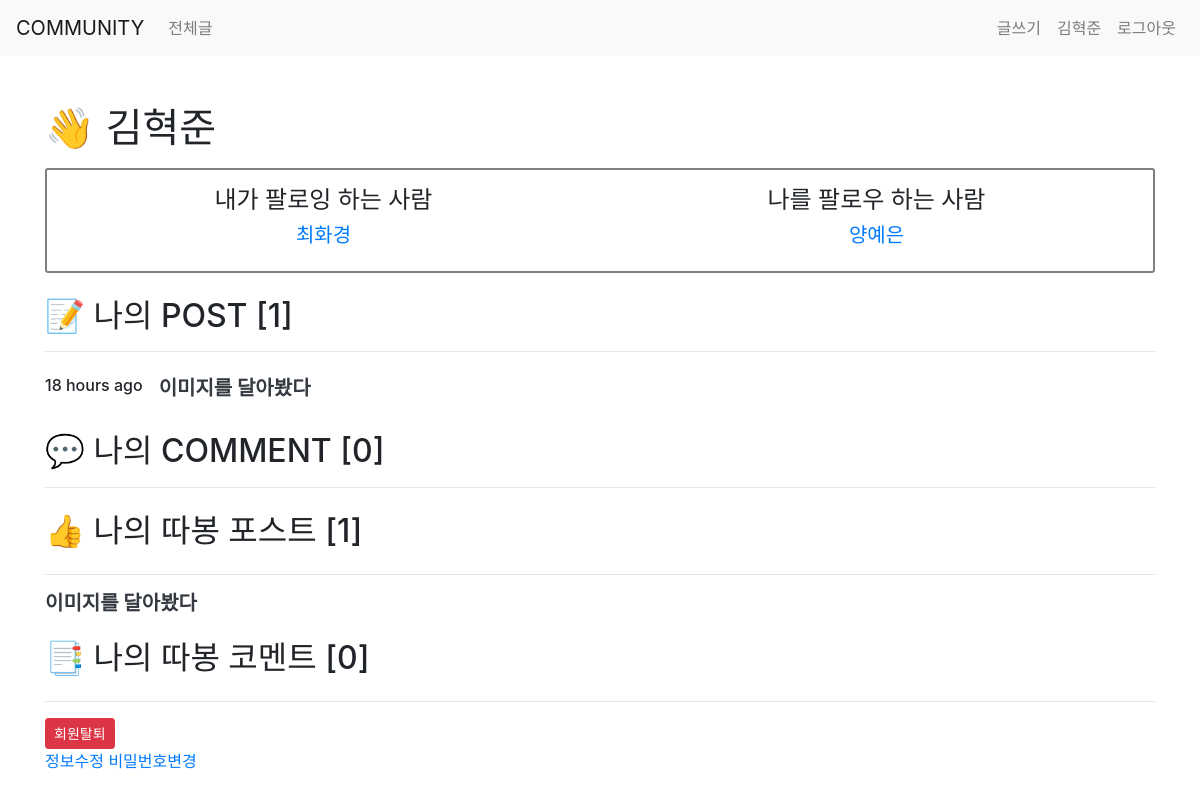
The page /accounts/ (signed in) on the database as committed earlier.
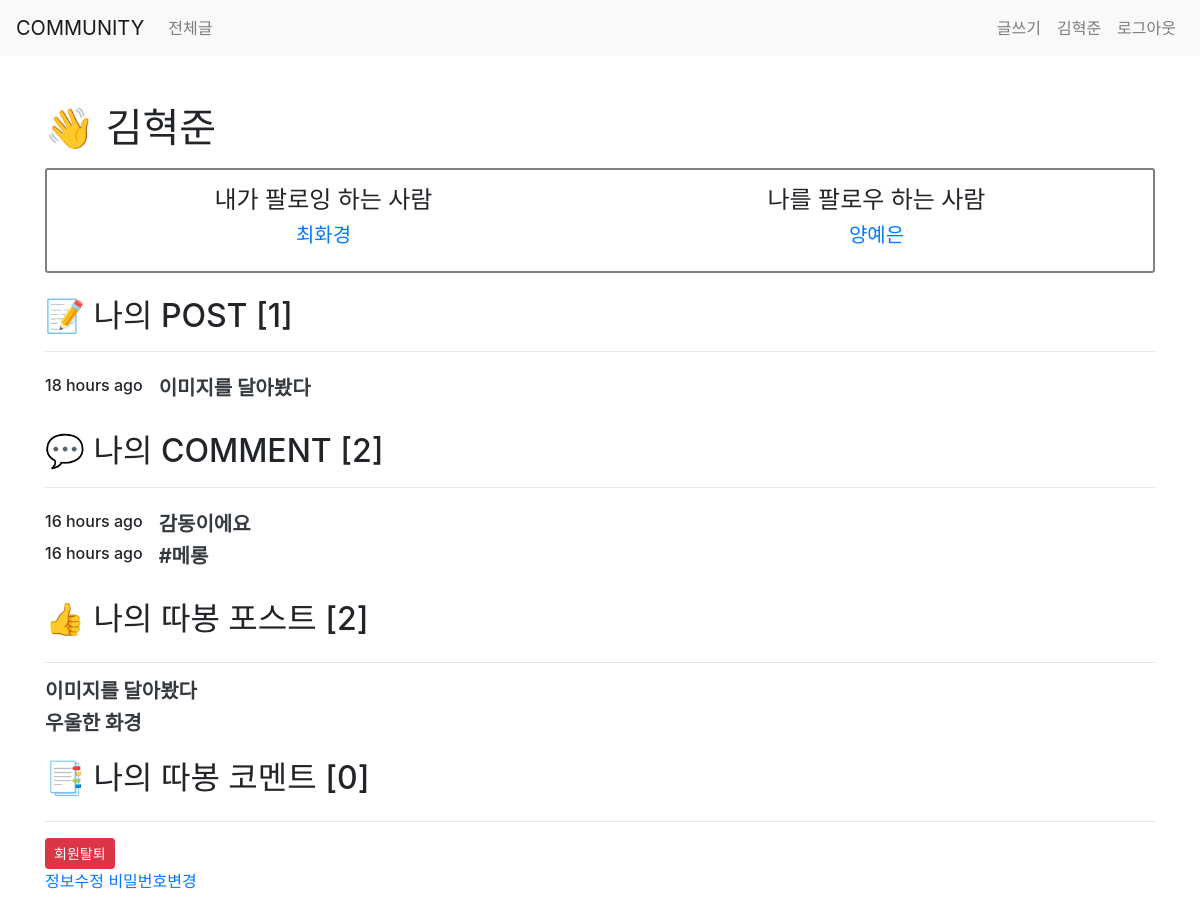
The same page on the database as committed later.
### accounts/models.py (models this page shows)
class User(AbstractUser):
    followers = models.ManyToManyField(
        settings.AUTH_USER_MODEL, related_name='followings')

### posts/models.py (models this page shows)
class Post(models.Model):
    user = models.ForeignKey(settings.AUTH_USER_MODEL,
                             on_delete=models.CASCADE)
    title = models.CharField(max_length=150)
    content = models.TextField()
    post_img = ProcessedImageField(
        processors=[ResizeToFill(300, 300)],
        format='GIF',
        options={'quality': 90},
        upload_to='media')
    created_at = models.DateTimeField(auto_now_add=True)
    like_users = models.ManyToManyField(
        settings.AUTH_USER_MODEL, related_name='like_posts')
    hashtags = models.ManyToManyField(Hashtag, related_name="posts")

class Comment(models.Model):
    user = models.ForeignKey(settings.AUTH_USER_MODEL,
                             on_delete=models.CASCADE)
    comment_img = models.TextField()
    post = models.ForeignKey(Post, on_delete=models.CASCADE)
    content = models.TextField()
    created_at = models.DateTimeField(auto_now_add=True)
    like_users = models.ManyToManyField(
        settings.AUTH_USER_MODEL, related_name='like_comments')
    hashtags = models.ManyToManyField(Hashtag, related_name="comments")

### accounts/views.py (the view)
# urls.py: path('', views.mypage, name='mypage'),
@login_required
def mypage(req):
    user = req.user
    return render(req, 'accounts/mypage.html', {'user': user})

### accounts/templates/accounts/mypage.html (shortened to what this page needs)
{%extends 'base.html'%}
{% load humanize %}
{%block body%}
<div class="container my-5">
  <h1 class="mb-3">👋 {{user.username}}</h1>
  <div class="d-flex justify-content-around py-3 mb-4" style="border: 2px solid gray; border-radius:3px;">
    <div>
      <h4>내가 팔로잉 하는 사람</h4>
      {% for following in user.followings.all %}
      <h5 class="text-center"><a href="{% url 'accounts:user_page' following.id%}">{{following.username}}</a></h5>
      {% endfor %}
    </div>
    <div>
      <h4>나를 팔로우 하는 사람</h4>
      {% for follower in user.followers.all %}
      <h5 class="text-center"><a href="{% url 'accounts:user_page' follower.id%}">{{follower.username}}</a></h5>
      {% endfor %}
    </div>
  </div>
  <h2 class="my-3">📝 나의 POST [{{user.post_set.count}}]</h2>
  <hr>
  <div class="my-4">
    {% for post in user.post_set.all %}
    <div class="d-flex">
      <h6 class="mr-3">{{post.created_at|naturaltime}}</h6>
      <h5 class="font-weight-bold">
        <a href="{% url 'posts:detail' post.id%}" class="text-dark" style="text-decoration: none;">
          {{post.title}}
        </a>
      </h5>
    </div>
    {% endfor %}
  </div>
  <h2 class="my-3">💬 나의 COMMENT [{{user.comment_set.count}}]</h2>
  <hr>
  <div class="my-4">
    {% for comment in user.comment_set.all %}
    <div class="d-flex">
      <h6 class="mr-3">{{comment.created_at|naturaltime}}</h6>
      <h5>
        <a href="{% url 'posts:detail' comment.post.id%}" class="text-dark  font-weight-bold"
          style="text-decoration: none;">
          {{comment.content}}
        </a>
      </h5>
    </div>
    {% endfor %}
  </div>
  <h2 class="my-4">👍 나의 따봉 포스트 [{{user.like_posts.count}}]</h2>
  <hr>
  {% for post in user.like_posts.all%}
  <h5><a class="text-dark font-weight-bold" style="text-decoration:none;"
      href="{%url 'posts:detail' post.id%}">{{post.title}}</a></h5>
  {%endfor%}
  <h2 class="my-4">📑 나의 따봉 코멘트 [{{user.like_comments.count}}]</h2>
  <hr>
  <form action="{% url 'accounts:delete' user.id %}" method="POST">
    <input class="btn btn-sm btn-danger" type="submit" value="회원탈퇴">
  </form>
  <a href="">정보수정</a>
  <a href="">비밀번호변경</a>
</div>
{%endblock%}

### Community/templates/base.html (shortened to what this page needs)
{%load bootstrap4%}
<!DOCTYPE html>
<html lang="en">
<head>
  {%bootstrap_css%}
</head>
<body>
  <nav class="navbar navbar-expand-lg navbar-light bg-light">
    <a class="navbar-brand" href="{% url 'posts:index' %}">COMMUNITY</a>
    <div class="collapse navbar-collapse" id="navbarNav">
      <ul class="navbar-nav d-flex justify-content-between" style="width:100%;">
        <div>
          <li class="nav-item">
            <a class="nav-link" href="{%url 'posts:index'%}">전체글</a>
          </li>
        </div>
        <div class="d-lg-flex">
          {% if user.is_authenticated %}
          <li class="nav-item ">
            <a class="nav-link" href="{%url 'posts:create'%}">글쓰기</a>
          </li>
          <li class="nav-item ">
            <a class="nav-link" href="{%url 'accounts:mypage'%}">{{user.username}}</a>
          </li>
          <li class="nav-item ">
            <a class="nav-link" href="{%url 'accounts:logout'%}">로그아웃</a>
          </li>
          {% endif %}
        </div>
      </ul>
    </div>
  </nav>
  {%block body%}
  {%endblock%}
</body>
</html>

Rows that differ between the two databases and show on the page:
computed for User "김혁준": comment_set.count "0" → "2"; like_posts.count "1" → "2"
added Comment: created_at "16 hours ago", content "감동이에요"
added Comment: created_at "16 hours ago", content "#메롱"
now on this page (row unchanged): Post: title "우울한 화경", shown under "👍 나의 따봉 포스트 [2]"
